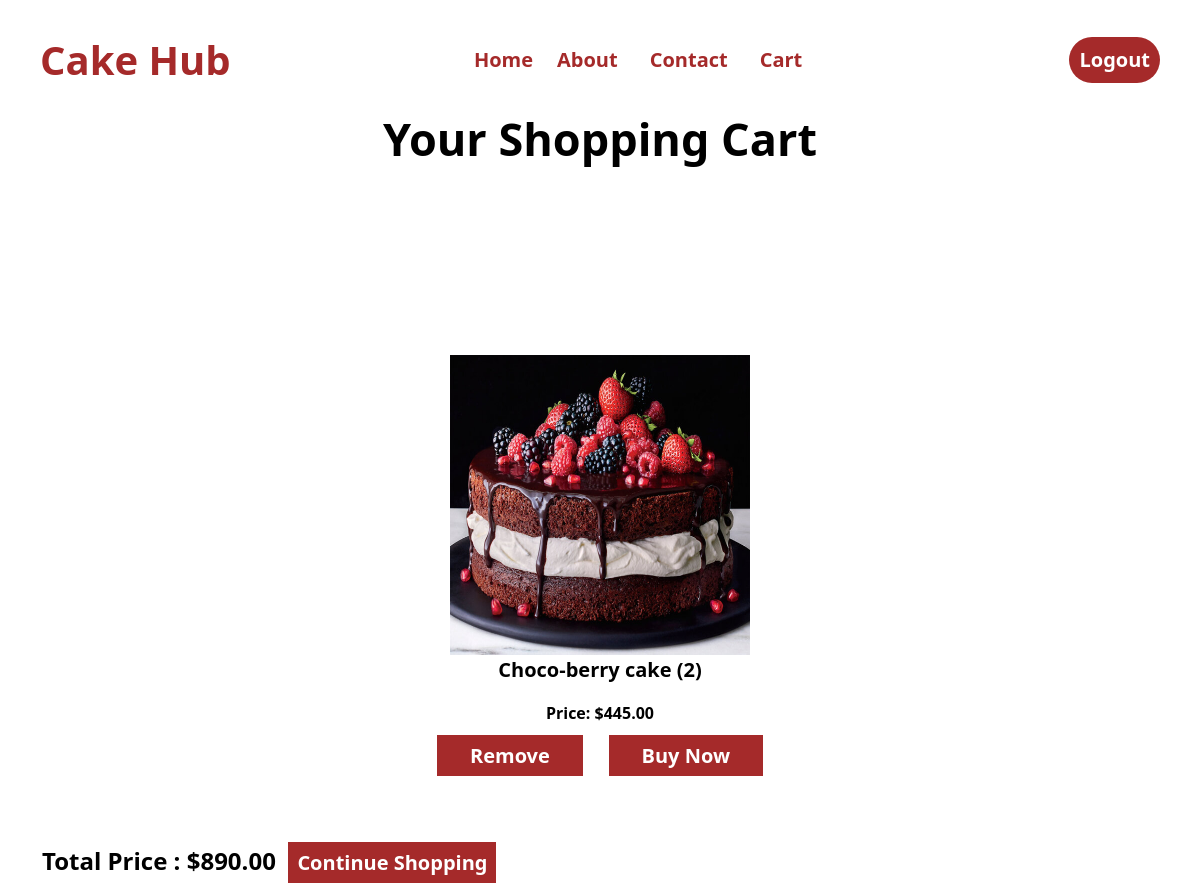
The app's page /cart/ (signed in) with its own data.
### App/models.py (models this page shows, shortened)
class CartItem(models.Model):
	product = models.ForeignKey(Product, on_delete=models.CASCADE)
	quantity = models.PositiveIntegerField(default=0)
	user = models.ForeignKey(User, on_delete=models.CASCADE)
	date_added = models.DateTimeField(default=timezone.now)

class Product(models.Model):
	name = models.CharField(max_length=200)
	price = models.DecimalField(max_digits=10, decimal_places=2)
	image = models.ImageField(upload_to='products/')
	is_sale = models.BooleanField(default=False)
	sale_price = models.DecimalField(default=0, decimal_places=2, max_digits=6)

### App/views.py (the view)
# urls.py: path('cart/', views.view_cart, name='view_cart'),
@login_required
def view_cart(request):
	cart_items = CartItem.objects.filter(user=request.user)
	total_price = sum(item.product.price * item.quantity for item in cart_items)
	return render(request, 'cart.html', {'cart_items': cart_items, 'total_price': total_price})

### templates/cart.html (shortened to what this page needs)
{% include "nav.html" %}
{% load static %}
<html lang="en">
<head>
</head>
<body>
	<div class="container">
	<h1 style='text-align:center;color:black;margin-top:10%;font-size:45px;font-weight:800;'>Your Shopping Cart</h1>
	<div class="product-list">
	{% for item in cart_items %}
	<div class="product-item">
		<img style="width:300px;height:300px;margin-top:15%;" class"pic" src="{{ item.product.image.url }}" alt="{{ product.name }}" >
	<p style="color:black;font-size:20px;font-weight:800;">{{ item.product.name }} ({{ item.quantity }})</p>
	<p style="color:black;font-size:16px;font-weight:700;">Price: ${{ item.product.price }}</p>
	<a style="text-decoration:none;font-size:20px;background-color:brown;color:#fff;padding:7px 33px 7px 33px;" href="{% url 'App:remove_from_cart' item.id %}"><b>Remove</b><a/>
	<a style="text-decoration:none;font-size:20px;background-color:brown;color:#fff;padding:7px 33px 7px 33px;margin-left:2%;" href="{% url "App:buy" %}"><b>Buy Now</b></a>
  </div>
	{% empty %}
	<h1 style="color:black;margin-top:20px;"><b>Your cart is empty...!</b></h1>
	{% endfor %}
	</div>
	<h4 style="color:black;margin-top:5%;"><b>Total Price : ${{ total_price }}</b>&nbsp;&nbsp;<a style="color:white;text-decoration:none;background-color:brown;font-size:20px;padding:7px 9px 7px 9px;" href="{% url 'App:home' %}"><b>Continue Shopping</b></a></h4>
</div>
</body>
</html>

### App/static/css/style.css (style rules this page uses)
* { margin: 0; padding: 0; font-family: system-ui; box-sizing: border-box; }
html,body { width: 100%; height: 100%; margin: 0px; padding: 0px; overflow-x:hidden; }

### templates/cart.html (style rules this page uses)
.product-list { display: flex; flex-wrap: wrap; justify-content: space-between; list-style: none; padding: 0; }
.product-item { flex: 1; margin: 10px; padding: 10px; text-align: center; }
body { background-color: #fff; }

### records on screen
CartItem: product.image (picture), product.name "Choco-berry cake", quantity "2", product.price "445.00"

### other values on screen
{{ total_price }} "890.00"
